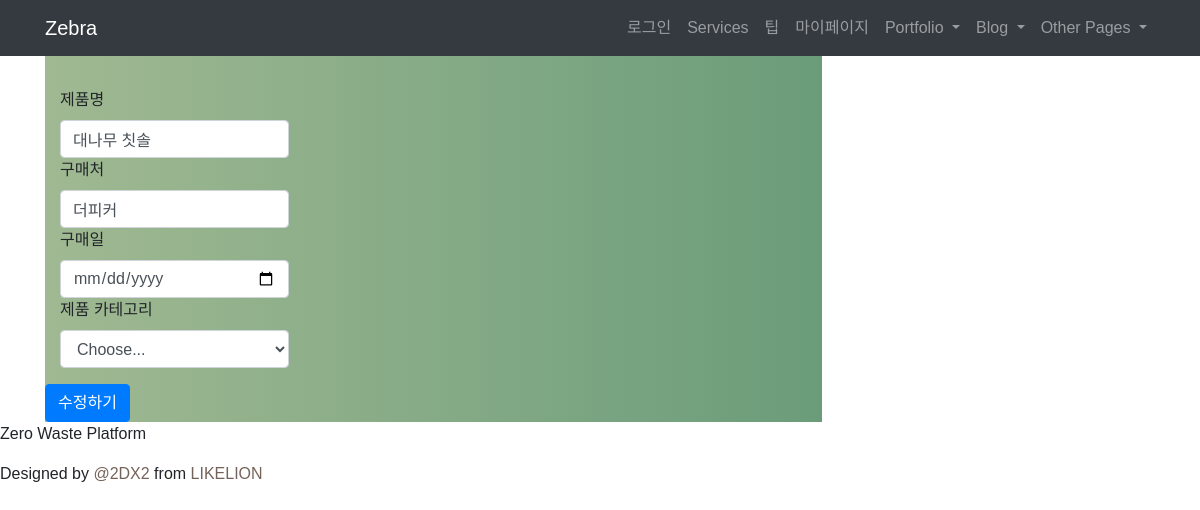
Page /myLevel/1/update on the committed database.
### zebraapp/models.py (models this page shows, shortened)
class MyItem(models.Model):
    myItemName = models.CharField(max_length=200)
    myItemStore = models.CharField(max_length=200)
    myItemDate = models.DateTimeField('date published')
    myItemCat = models.CharField(max_length=200)
    class Meta:
        ordering = ['-myItemDate']

### zebraapp/views.py (the view, shortened to what this page needs)
# urls.py: path('myLevel/<int:my_Items_id>/update', views.update_myItem, name="update"),
def update_myItem(request, my_Items_id):
    my_Items = get_object_or_404(MyItem, pk=my_Items_id)
    return render(request, 'update_myItem.html', {'my_Items':my_Items})

### zebraapp/templates/update_myItem.html (shortened to what this page needs)
{% load static %}
<!DOCTYPE html>
<html>
<head>
    <link rel="stylesheet" href="https://stackpath.bootstrapcdn.com/bootstrap/4.5.0/css/bootstrap.min.css">
    <link href="{% static 'zebraapp/css/tipstyle.css' %}" type="text/css" rel="stylesheet">
</head>
<body>
  <nav class="navbar fixed-top navbar-expand-lg navbar-dark bg-dark fixed-top">
    <div class="container">
      <a class="navbar-brand" href="index.html">Zebra</a>
      <div class="collapse navbar-collapse" id="navbarResponsive">
        <ul class="navbar-nav ml-auto">
          <li class="nav-item">
            <a class="nav-link" href="login">로그인</a>
          </li>
          <li class="nav-item">
            <a class="nav-link" href="services.html">Services</a>
          </li>
          <li class="nav-item">
            <a class="nav-link" href="tip">팁</a>
          </li>
          <li class="nav-item">
            <a class="nav-link" href="myLevel">마이페이지</a>
          </li>
          <li class="nav-item dropdown">
            <a class="nav-link dropdown-toggle" href="#" id="navbarDropdownPortfolio" data-toggle="dropdown" aria-haspopup="true" aria-expanded="false">
              Portfolio
            </a>
          </li>
          <li class="nav-item dropdown">
            <a class="nav-link dropdown-toggle" href="#" id="navbarDropdownBlog" data-toggle="dropdown" aria-haspopup="true" aria-expanded="false">
              Blog
            </a>
          </li>
          <li class="nav-item dropdown">
            <a class="nav-link dropdown-toggle" href="#" id="navbarDropdownPages" data-toggle="dropdown" aria-haspopup="true" aria-expanded="false">
              Other Pages
            </a>
          </li>
        </ul>
      </div>
    </div>
  </nav>
    <h1>등록한 제품 수정하기</h1>
  <div class="container">
    <form action="{% url 'update' my_Items.id %}" method="POST">
        <div class="form-row">
        </div>
        <div class="form-group col-md-4">
            <label for="input_myItemName">제품명</label>
            <input type="text" name="myItemName" value="{{my_Items.myItemName}}" class="form-control" id="input_myItemName">
            <label for="input_myItemStore">구매처</label>
            <input type="text" name="myItemStore" value="{{my_Items.myItemStore}}" class="form-control" id="input_myItemStore">
            <label for="input_myItemDate">구매일</label>
            <input type="date" name="myItemDate" value="{{my_Items.myItemDate}}" class="form-control" id="input_myItemDate" placeholder="YYYY.MM.DD">
            <label for="input_myItemCat">제품 카테고리</label>
            <select id="input_myItemCat" name="myItemCat" value="{{my_Items.myItemCat}}" class="form-control">
              <option selected>Choose...</option>
            </select>
          </div>
        <button type="submit" class="btn btn-primary">수정하기</button>
      </form>
  </div>
  <footer class="blog-footer">
    <p>Zero Waste Platform</p>
    <p>Designed by <a href="https://www.instagram.com/2dx2_likelion_sswu/"> @2DX2 </a> from <a href="https://likelion.net/">LIKELION</a></p>
  </footer>
</body>
</html>

### zebraapp/static/zebraapp/css/tipstyle.css (style rules this page uses)
a { text-decoration: none; color: rgb(117, 99, 89); }
body { padding: 0px; font-family: sans-serif; background: #ffffff; }

### zebraapp/templates/update_myItem.html (style rules this page uses)
form { background: rgb(160, 185, 146); background: -webkit-linear-gradient(to right, rgb(212, 228, 157), rgb(107, 156, 122)); background: linear-gradient(to right, rgb(160, 185, 146), rgb(107, 156, 122)); width: 70%; }

### rows in the picture
MyItem: myItemName "대나무 칫솔", myItemStore "더피커", myItemCat "Choose..."
